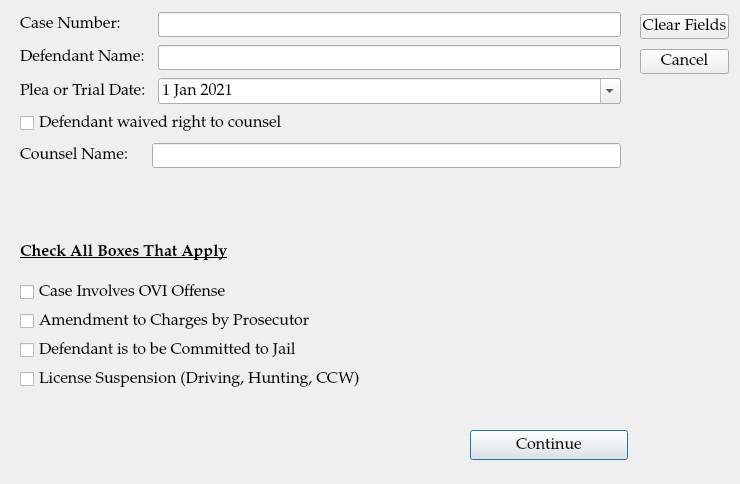
<?xml version="1.0" encoding="UTF-8"?>
<ui version="4.0">
 <class>CaseInformationDialog</class>
 <widget class="QDialog" name="CaseInformationDialog">
  <property name="geometry">
   <rect>
    <x>0</x>
    <y>0</y>
    <width>740</width>
    <height>484</height>
   </rect>
  </property>
  <property name="font">
   <font>
    <family>Palatino Linotype</family>
    <pointsize>12</pointsize>
   </font>
  </property>
  <property name="windowTitle">
   <string>Case Information</string>
  </property>
  <widget class="QPushButton" name="pushButton">
   <property name="geometry">
    <rect>
     <x>470</x>
     <y>430</y>
     <width>158</width>
     <height>30</height>
    </rect>
   </property>
   <property name="text">
    <string>Continue</string>
   </property>
  </widget>
  <widget class="QWidget" name="layoutWidget">
   <property name="geometry">
    <rect>
     <x>20</x>
     <y>10</y>
     <width>601</width>
     <height>164</height>
    </rect>
   </property>
   <layout class="QGridLayout" name="gridLayout">
    <item row="0" column="0">
     <widget class="QLabel" name="label">
      <property name="text">
       <string>Case Number:</string>
      </property>
     </widget>
    </item>
    <item row="0" column="2">
     <widget class="QLineEdit" name="case_number"/>
    </item>
    <item row="1" column="0" colspan="2">
     <widget class="QLabel" name="label_2">
      <property name="text">
       <string>Defendant Name: </string>
      </property>
     </widget>
    </item>
    <item row="1" column="2">
     <widget class="QLineEdit" name="defendant_name"/>
    </item>
    <item row="2" column="0">
     <widget class="QLabel" name="label_3">
      <property name="text">
       <string>Plea or Trial Date:</string>
      </property>
     </widget>
    </item>
    <item row="2" column="2">
     <widget class="QDateEdit" name="plea_trial_date">
      <property name="minimumDate">
       <date>
        <year>2021</year>
        <month>1</month>
        <day>1</day>
       </date>
      </property>
      <property name="calendarPopup">
       <bool>true</bool>
      </property>
      <property name="date">
       <date>
        <year>2021</year>
        <month>1</month>
        <day>1</day>
       </date>
      </property>
     </widget>
    </item>
    <item row="3" column="0" colspan="3">
     <widget class="QCheckBox" name="waived_counsel_checkbox">
      <property name="text">
       <string>Defendant waived right to counsel</string>
      </property>
     </widget>
    </item>
    <item row="4" column="0">
     <widget class="QLabel" name="label_4">
      <property name="text">
       <string>Counsel Name:</string>
      </property>
     </widget>
    </item>
    <item row="4" column="1" colspan="2">
     <widget class="QLineEdit" name="counsel_name"/>
    </item>
   </layout>
  </widget>
  <widget class="QWidget" name="layoutWidget">
   <property name="geometry">
    <rect>
     <x>20</x>
     <y>230</y>
     <width>601</width>
     <height>161</height>
    </rect>
   </property>
   <layout class="QGridLayout" name="gridLayout_2">
    <item row="0" column="0">
     <widget class="QLabel" name="label_5">
      <property name="font">
       <font>
        <weight>75</weight>
        <bold>true</bold>
        <underline>true</underline>
       </font>
      </property>
      <property name="text">
       <string>Check All Boxes That Apply</string>
      </property>
     </widget>
    </item>
    <item row="1" column="0">
     <widget class="QCheckBox" name="ovi_checkbox">
      <property name="text">
       <string>Case Involves OVI Offense</string>
      </property>
     </widget>
    </item>
    <item row="2" column="0">
     <widget class="QCheckBox" name="checkBox_2">
      <property name="text">
       <string>Amendment to Charges by Prosecutor</string>
      </property>
     </widget>
    </item>
    <item row="3" column="0">
     <widget class="QCheckBox" name="checkBox_3">
      <property name="text">
       <string>Defendant is to be Committed to Jail</string>
      </property>
     </widget>
    </item>
    <item row="4" column="0">
     <widget class="QCheckBox" name="checkBox_4">
      <property name="text">
       <string>License Suspension (Driving, Hunting, CCW)</string>
      </property>
     </widget>
    </item>
   </layout>
  </widget>
  <widget class="QWidget" name="layoutWidget">
   <property name="geometry">
    <rect>
     <x>640</x>
     <y>10</y>
     <width>89</width>
     <height>68</height>
    </rect>
   </property>
   <layout class="QGridLayout" name="gridLayout_3">
    <item row="0" column="0">
     <widget class="QPushButton" name="pushButton_2">
      <property name="text">
       <string>Clear Fields</string>
      </property>
     </widget>
    </item>
    <item row="1" column="0">
     <widget class="QPushButton" name="pushButton_3">
      <property name="text">
       <string>Cancel</string>
      </property>
     </widget>
    </item>
   </layout>
  </widget>
 </widget>
 <resources/>
 <connections>
  <connection>
   <sender>pushButton_3</sender>
   <signal>clicked()</signal>
   <receiver>CaseInformationDialog</receiver>
   <slot>reject()</slot>
   <hints>
    <hint type="sourcelabel">
     <x>641</x>
     <y>76</y>
    </hint>
    <hint type="destinationlabel">
     <x>387</x>
     <y>108</y>
    </hint>
   </hints>
  </connection>
  <connection>
   <sender>pushButton_2</sender>
   <signal>clicked()</signal>
   <receiver>case_number</receiver>
   <slot>clear()</slot>
   <hints>
    <hint type="sourcelabel">
     <x>641</x>
     <y>40</y>
    </hint>
    <hint type="destinationlabel">
     <x>272</x>
     <y>15</y>
    </hint>
   </hints>
  </connection>
  <connection>
   <sender>pushButton_2</sender>
   <signal>clicked()</signal>
   <receiver>defendant_name</receiver>
   <slot>clear()</slot>
   <hints>
    <hint type="sourcelabel">
     <x>641</x>
     <y>40</y>
    </hint>
    <hint type="destinationlabel">
     <x>278</x>
     <y>45</y>
    </hint>
   </hints>
  </connection>
  <connection>
   <sender>pushButton_2</sender>
   <signal>clicked()</signal>
   <receiver>counsel_name</receiver>
   <slot>clear()</slot>
   <hints>
    <hint type="sourcelabel">
     <x>711</x>
     <y>25</y>
    </hint>
    <hint type="destinationlabel">
     <x>595</x>
     <y>155</y>
    </hint>
   </hints>
  </connection>
  <connection>
   <sender>pushButton</sender>
   <signal>clicked()</signal>
   <receiver>CaseInformationDialog</receiver>
   <slot>continue_dialog()</slot>
   <hints>
    <hint type="sourcelabel">
     <x>544</x>
     <y>435</y>
    </hint>
    <hint type="destinationlabel">
     <x>650</x>
     <y>424</y>
    </hint>
   </hints>
  </connection>
  <connection>
   <sender>pushButton</sender>
   <signal>released()</signal>
   <receiver>CaseInformationDialog</receiver>
   <slot>close_window()</slot>
   <hints>
    <hint type="sourcelabel">
     <x>505</x>
     <y>442</y>
    </hint>
    <hint type="destinationlabel">
     <x>449</x>
     <y>412</y>
    </hint>
   </hints>
  </connection>
  <connection>
   <sender>waived_counsel_checkbox</sender>
   <signal>toggled(bool)</signal>
   <receiver>CaseInformationDialog</receiver>
   <slot>set_dialog()</slot>
   <hints>
    <hint type="sourcelabel">
     <x>121</x>
     <y>130</y>
    </hint>
    <hint type="destinationlabel">
     <x>297</x>
     <y>111</y>
    </hint>
   </hints>
  </connection>
 </connections>
 <slots>
  <slot>createEntry()</slot>
  <slot>continue_dialog()</slot>
  <slot>close_window()</slot>
  <slot>set_dialog()</slot>
 </slots>
</ui>
